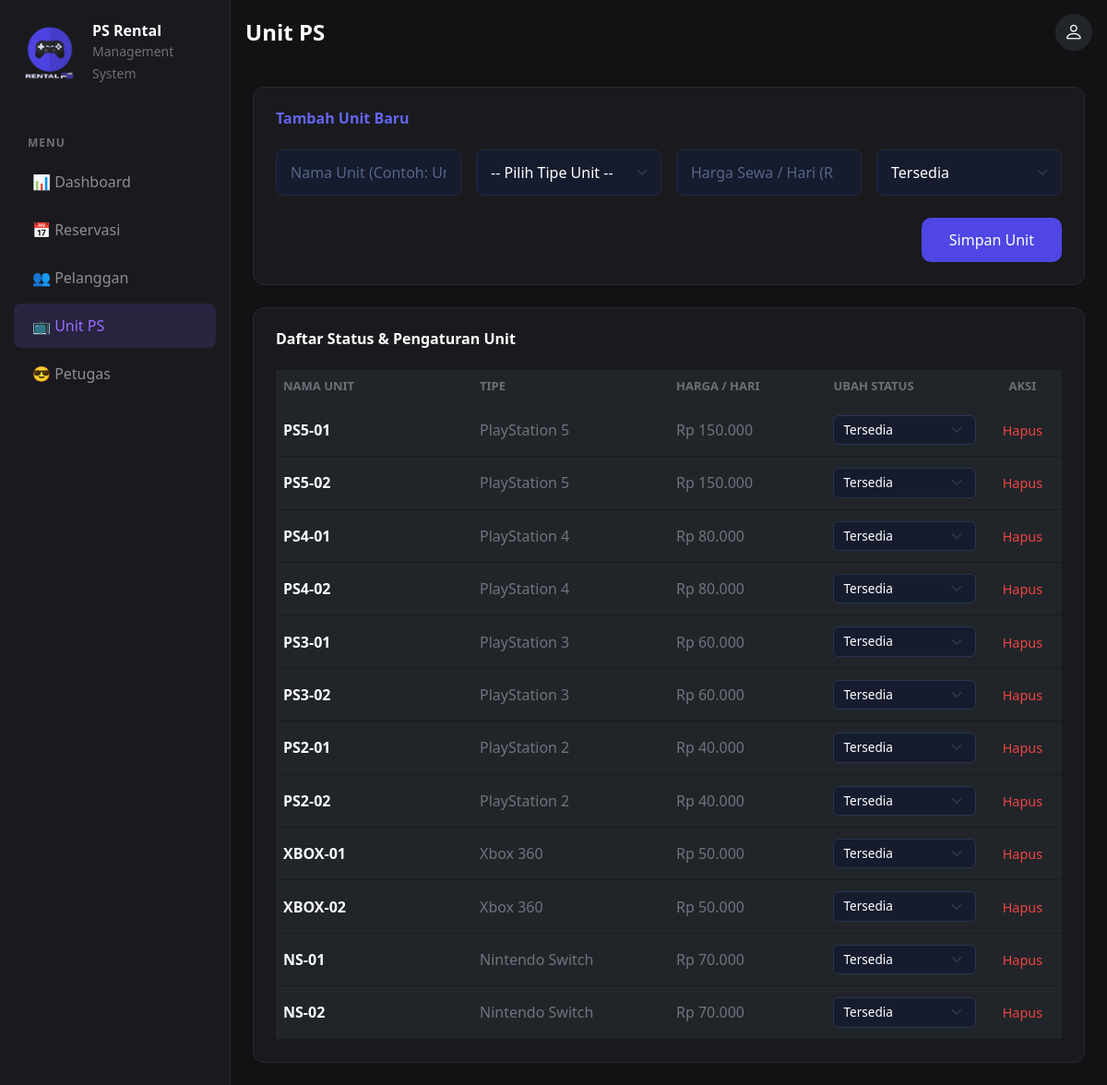
Screenshot of /unit.php (signed in) with the database file from the repository.
### tables this page shows
CREATE TABLE `tb_unit_playstation` (
  `id_paket` int(11) NOT NULL,
  `nama_unit` varchar(50) NOT NULL,
  `tipe_playstation` varchar(30) NOT NULL,
  `status_unit` varchar(20) NOT NULL,
  `harga_sewa` int(11) NOT NULL
);

### unit.php (the view, shortened to what this page needs)
<?php
include 'koneksi.php';
?>
<!DOCTYPE html>
<html lang="id">
<head>
    <link href="https://cdn.jsdelivr.net/npm/bootstrap@5.3.0/dist/css/bootstrap.min.css" rel="stylesheet">
    <link rel="stylesheet" href="unit.css">
    <link rel="stylesheet" href="https://cdn.jsdelivr.net/npm/bootstrap-icons@1.11.0/font/bootstrap-icons.css">
</head>
<body>
    <div class="d-md-flex">
        <?php include 'sidebar.php'; ?>
        <main class="flex-grow-1 overflow-hidden">
            <?php
            include 'topbar.php'; ?>
            <div class="container-fluid p-3 p-md-4">
                <div class="card-custom p-4 mb-4">
                    <h6 class="text-primary fw-bold mb-4" style="color: #6366f1 !important;">Tambah Unit Baru</h6>
                    <form action="" method="POST">
                        <div class="row g-3 mb-4">
                            <div class="col-md-3">
                                <input type="text" name="nama_unit" placeholder="Nama Unit (Contoh: Unit 03)" class="form-control form-control-custom" required>
                            </div>
                            <div class="col-md-3">
                                <select name="tipe_playstation" class="form-select form-control-custom" required>
                                    <option value="">-- Pilih Tipe Unit --</option>
                                </select>
                            </div>
                            <div class="col-md-3">
                                <input type="number" name="harga_sewa" placeholder="Harga Sewa / Hari (Rp)" class="form-control form-control-custom" min="0" required>
                            </div>
                            <div class="col-md-3">
                                <select name="status_unit" class="form-select form-control-custom" required>
                                    <option value="Tersedia">Tersedia</option>
                                </select>
                            </div>
                        </div>
                        <div class="d-flex justify-content-end">
                            <button type="submit" name="tambah_unit" class="btn btn-purple">Simpan Unit</button>
                        </div>
                    </form>
                </div>
                <div class="card-custom p-4">
                    <h6 class="text-white fw-bold mb-4">Daftar Status & Pengaturan Unit</h6>
                    <div class="table-responsive">
                        <table class="table table-custom table-dark table-borderless m-0">
                            <thead>
                                <tr>
                                    <th style="width: 25%;">NAMA UNIT</th>
                                    <th style="width: 25%;">TIPE</th>
                                    <th style="width: 20%;">HARGA / HARI</th>
                                    <th style="width: 20%;">UBAH STATUS</th>
                                    <th style="width: 10%; text-align: center;">AKSI</th>
                                </tr>
                            </thead>
                            <tbody>
                                <?php
                                $data = mysqli_query($koneksi, "SELECT * FROM Tb_Unit_PlayStation");
                                while ($row = mysqli_fetch_array($data)) {
                                ?>
                                    <tr>
                                        <td class="text-white fw-bold"><?= $row['nama_unit']; ?></td>
                                        <td class="text-secondary"><?= $row['tipe_playstation']; ?></td>
                                        <td class="text-secondary">Rp <?= number_format($row['harga_sewa'], 0, ',', '.'); ?></td>
                                        <td>
                                            <form action="" method="POST" class="d-flex align-items-center gap-2">
                                                <select name="status_unit" class="form-select select-table-custom" onchange="this.form.submit()">
                                                    <option value="Tersedia" <?= ($row['status_unit'] == 'Tersedia') ? 'selected' : ''; ?>>Tersedia</option>
                                                </select>
                                            </form>
                                        </td>
                                        <td class="text-center">
                                            <a href="unit.php?hapus=<?= $row['id_paket']; ?>"
                                                class="text-danger-custom"
                                                onclick="return confirm('Hapus unit console ini?')">
                                                Hapus
                                            </a>
                                        </td>
                                    </tr>
                                <?php } ?>
                            </tbody>
                        </table>
                    </div>
                </div>
            </div>
        </main>
    </div>
</body>
</html>

### unit.css (style rules this page uses)
html, body { width: 100%; min-height: 100%; overflow-x: hidden; }
body { background-color: #121214; }
.d-md-flex { width: 100%; min-height: 100vh; }
main.flex-grow-1 { flex: 1; min-width: 0; width: 100%; }
.container-fluid { width: 100%; max-width: 100%; }
.card-custom { width: 100%; overflow: hidden; background-color: #1a1a1e; border: 1px solid #29292e; border-radius: 12px; }
.form-control-custom { background-color: #161c2e !important; border: 1px solid #1f2942 !important; color: #ffffff !important; padding: 12px 15px; border-radius: 8px; }
.form-control-custom::placeholder { color: #566487; }
.form-select.form-control-custom { color: #ffffff !important; }
.select-table-custom { background-color: #161c2e !important; border: 1px solid #293552 !important; color: #ffffff !important; padding: 5px 10px; border-radius: 6px; font-size: 0.85rem; cursor: pointer; min-width: 140px; }
.btn-purple { background-color: #4f46e5; color: white; border: none; padding: 12px 30px; border-radius: 10px; font-weight: 500; transition: 0.2s; }
.text-danger-custom { color: #ef4444; text-decoration: none; font-size: 0.9rem; }
.table-responsive { width: 100%; overflow-x: auto; overflow-y: hidden; -webkit-overflow-scrolling: touch; }
.table-custom { color: #e1e1e6 !important; min-width: 850px; }
.table-custom th { color: #6e6e77 !important; border-bottom: 1px solid #29292e !important; font-size: 13px; white-space: nowrap; }
.table-custom td { border-bottom: 1px solid #1a1a1e !important; padding: 12px 8px !important; white-space: nowrap; vertical-align: middle; }
@media (min-width: 992px) { .table-custom { min-width: 100%; } }

### sidebar.php (style rules this page uses)
html, body { min-height: 100%; overflow-x: hidden; }
.flex-grow-1 { min-width: 0; width: 100%; }
body { background-color: #121214; color: #e1e1e6; font-family: 'Segoe UI', Tahoma, Geneva, Verdana, sans-serif; }
.card-custom { background-color: #1a1a1e; border: 1px solid #29292e; border-radius: 12px; }
.table-custom { color: #e1e1e6 !important; }
.table-custom th { color: #6e6e77 !important; border-bottom: 1px solid #29292e !important; font-size: 13px; }
.table-custom td { border-bottom: 1px solid #1a1a1e !important; padding: 12px 8px !important; }
.table-responsive { overflow-x: auto; }

### rows the page displays
tb_unit_playstation: nama_unit "PS5-01", tipe_playstation "PlayStation 5", harga_sewa "150.000", status_unit "Tersedia"
tb_unit_playstation: nama_unit "PS5-02", tipe_playstation "PlayStation 5", harga_sewa "150.000", status_unit "Tersedia"
tb_unit_playstation: nama_unit "PS4-01", tipe_playstation "PlayStation 4", harga_sewa "80.000", status_unit "Tersedia"
tb_unit_playstation: nama_unit "PS4-02", tipe_playstation "PlayStation 4", harga_sewa "80.000", status_unit "Tersedia"
tb_unit_playstation: nama_unit "PS3-01", tipe_playstation "PlayStation 3", harga_sewa "60.000", status_unit "Tersedia"
tb_unit_playstation: nama_unit "PS3-02", tipe_playstation "PlayStation 3", harga_sewa "60.000", status_unit "Tersedia"
tb_unit_playstation: nama_unit "PS2-01", tipe_playstation "PlayStation 2", harga_sewa "40.000", status_unit "Tersedia"
tb_unit_playstation: nama_unit "PS2-02", tipe_playstation "PlayStation 2", harga_sewa "40.000", status_unit "Tersedia"
tb_unit_playstation: nama_unit "XBOX-01", tipe_playstation "Xbox 360", harga_sewa "50.000", status_unit "Tersedia"
tb_unit_playstation: nama_unit "XBOX-02", tipe_playstation "Xbox 360", harga_sewa "50.000", status_unit "Tersedia"
tb_unit_playstation: nama_unit "NS-01", tipe_playstation "Nintendo Switch", harga_sewa "70.000", status_unit "Tersedia"
tb_unit_playstation: nama_unit "NS-02", tipe_playstation "Nintendo Switch", harga_sewa "70.000", status_unit "Tersedia"

### other values shown
$page_title "Unit PS"
